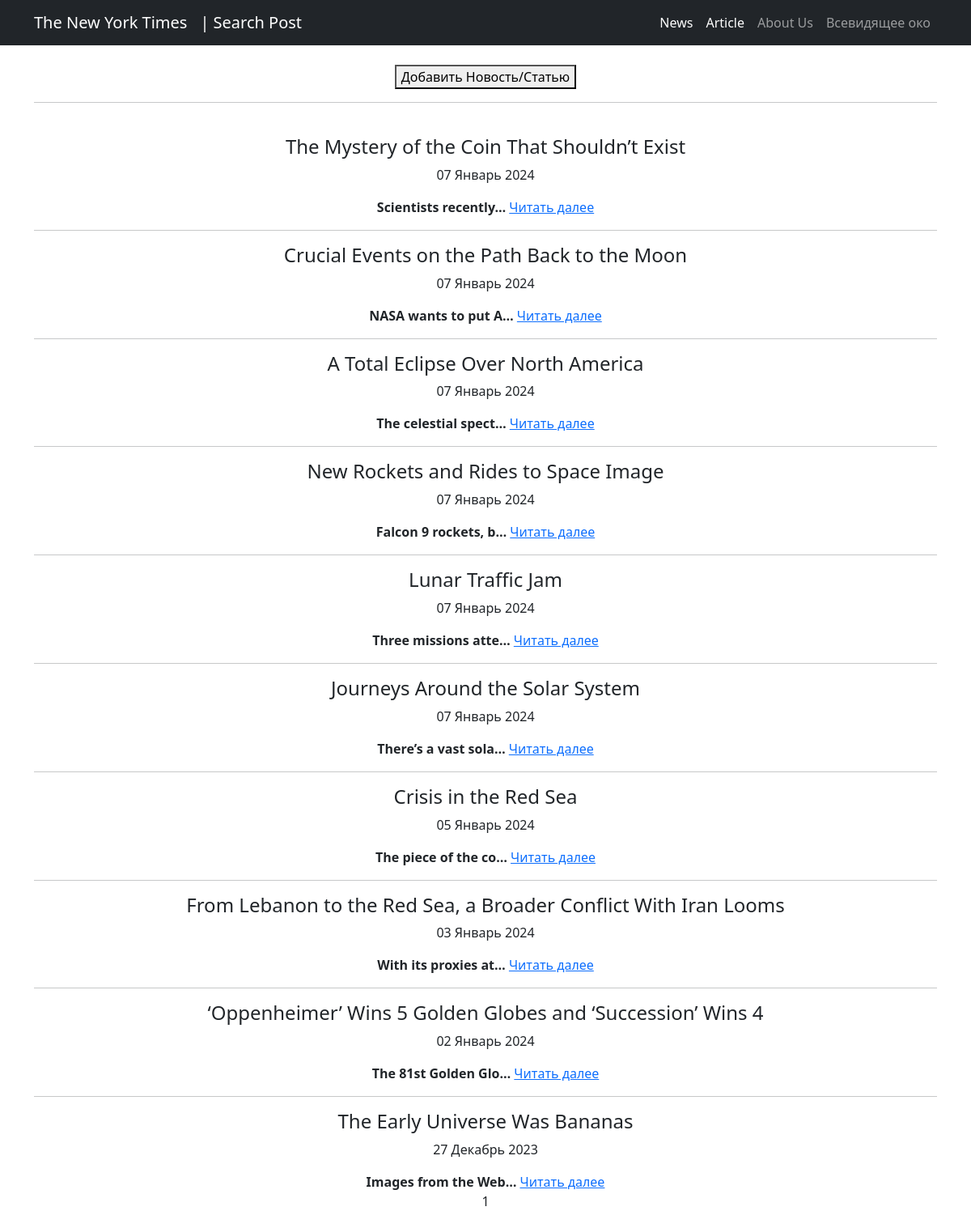
Page /post/common_list/news/ on the committed database.
### news/models.py (models this page shows, shortened)
class Post(models.Model):
    author = models.ForeignKey('Author', on_delete=models.CASCADE)
    post_type = models.CharField(max_length=10, choices=[('article', 'Статья'), ('news', 'Новость')])
    created = models.DateTimeField(auto_now_add = True)
    categories = models.ManyToManyField('Category', through='PostCategory')
    title = models.CharField(max_length=255)
    text = models.TextField()
    rating = models.IntegerField(default=0)

### news/views.py (the view)
# urls.py: path('common_list/news/', NewsList.as_view(), name='news_list'),
class NewsList(PostListMixin, ListView):
    post_type_filter = 'news'
    template_name = 'common_list.html'

### news/templatetags/custom_tags.py (called while the page is built)
@register.simple_tag()
def current_time(format_string='%d.%F.%Y ') -> str: return datetime.now().strftime(format_string)  # (=)

### news/views.py (called while the page is built)
    def get_queryset(self):
        return Post.objects.filter(post_type=self.post_type_filter).order_by('-created')

    def get_context_data(self, **kwargs):
        context = super().get_context_data(**kwargs)
        context['news'] = context['object_list']
        return context

### news/templates/common_list.html (shortened to what this page needs)
{% extends 'flatpages/default.html' %}
{% load custom_tags %}
{% block content %}
<br>
<a href="{% url 'create_news' %}">
    <button>Добавить Новость/Статью</button>
</a>
<hr>
<br>
    {% if news %}
        {% for n in news %}
                <h4>{{ n.title }}</h4>
                <p>{{ n.created|date:'d F Y' }}</p>
                <b>{{ n.text|truncatechars:20 }}</b>
                <a href="{% url 'post_detail' pk=n.id %}">Читать далее</a>
                {% if not forloop.last %}
                <hr>
    {% endif %}
        {% endfor %}
    {% else %}
        <h2>Новостей нет</h2>
    {% endif %}
    <br>
{{ page_obj.number }}
{% endblock content %}

### rows in the picture
Post: title "The Mystery of the Coin That Shouldn’t Exist", created "07 Январь 2024", text "Scientists recently…"
Post: title "Crucial Events on the Path Back to the Moon", created "07 Январь 2024", text "NASA wants to put A…"
Post: title "A Total Eclipse Over North America", created "07 Январь 2024", text "The celestial spect…"
Post: title "New Rockets and Rides to Space Image", created "07 Январь 2024", text "Falcon 9 rockets, b…"
Post: title "Lunar Traffic Jam", created "07 Январь 2024", text "Three missions atte…"
Post: title "Journeys Around the Solar System", created "07 Январь 2024", text "There’s a vast sola…"
Post: title "Crisis in the Red Sea", created "05 Январь 2024", text "The piece of the co…"
Post: title "From Lebanon to the Red Sea, a Broader Conflict With Iran Looms", created "03 Январь 2024", text "With its proxies at…"
Post: title "‘Oppenheimer’ Wins 5 Golden Globes and ‘Succession’ Wins 4", created "02 Январь 2024", text "The 81st Golden Glo…"
Post: title "The Early Universe Was Bananas", created "27 Декабрь 2023", text "Images from the Web…"

### other values in the picture
{{ page_obj.number }} "1"
